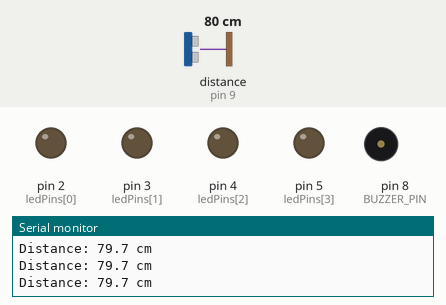
Bench run of a sketch on a simulated Arduino Uno, built with avr-gcc and run on an emulated ATmega328P. Shown: output pins drawn as LEDs (lit = HIGH), buzzer (waves = sounding), the last lines printed to the serial monitor. Wiring (inferred from the names in the program): ultrasonic range finder: trigger pin 7; echo pin 9. Inputs (shaded band) come from the test bench; at power-on: distance to the obstacle (sensor on pin 9) 80 cm. The echo pulse lasts 58.3 µs per cm; pins used as bus, display or sensor lines are not drawn.

Above: at 1.2 s.
1.3 s: distance to the obstacle (sensor on pin 9) set to 44 cm
4.3 s: distance to the obstacle (sensor on pin 9) set to 36 cm
At 4.6 s:
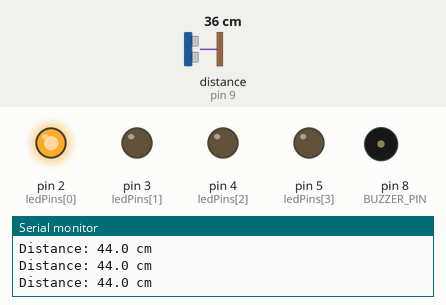
7.3 s: distance to the obstacle (sensor on pin 9) set to 33 cm
10.3 s: distance to the obstacle (sensor on pin 9) set to 27 cm
At 10.54 s:
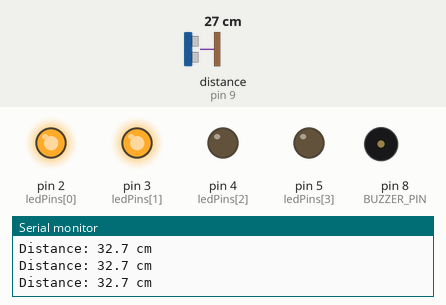
13.3 s: distance to the obstacle (sensor on pin 9) set to 22 cm
16.3 s: distance to the obstacle (sensor on pin 9) set to 19 cm
At 16.62 s:
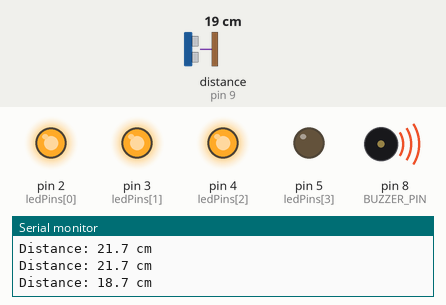
Timing chart, 0 to 20.3 s (numbered marks = the images above; inputs shaded):
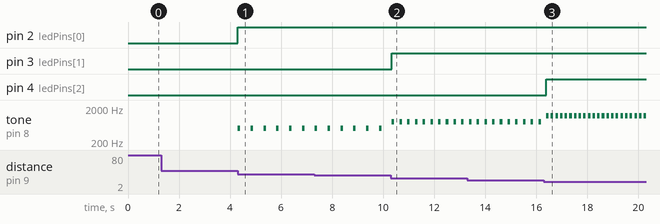

The sketch:

automatic_parking_lot.ino
```cpp
/*
  Smart Parking Assistant / Proximity Alarm
  Uses HC-SR04, 4 LEDs (Bar Graph), and a Passive Piezo Buzzer
*/

const int TRIG_PIN = 7;
const int ECHO_PIN = 9;

// 4-LED Bar Graph Pins (Green, Yellow, Orange, Red)
const int ledPins[] = {2, 3, 4, 5};
const int BUZZER_PIN = 8;

void setup() {
  Serial.begin(9600);

  pinMode(TRIG_PIN, OUTPUT);
  pinMode(ECHO_PIN, INPUT);
  pinMode(BUZZER_PIN, OUTPUT);

  for (int i = 0; i < 4; i++) {
    pinMode(ledPins[i], OUTPUT);
  }

  digitalWrite(TRIG_PIN, LOW);
}

void loop() {
  // 1. Trigger the Ultrasonic Pulse
  digitalWrite(TRIG_PIN, LOW);
  delayMicroseconds(2);
  digitalWrite(TRIG_PIN, HIGH);
  delayMicroseconds(10);
  digitalWrite(TRIG_PIN, LOW);

  // 2. Measure Echo Pulse duration
  long duration = pulseIn(ECHO_PIN, HIGH, 30000);
  float distanceCm = (duration * 0.0343) / 2.0;

  // 3. Proximity Logic & Feedback
  if (duration == 0 || distanceCm > 40.0) {
    // --- Safe / Out of Range (> 40 cm) ---
    clearLEDs();
    noTone(BUZZER_PIN);
  }
  else if (distanceCm > 30.0) {
    // --- Level 1: Far (30-40 cm) ---
    setLEDs(1);             // 1 LED ON
    tone(BUZZER_PIN, 500);  // Low beep
    delay(100);
    noTone(BUZZER_PIN);
    delay(400);             // Slow beep rate
  }
  else if (distanceCm > 20.0) {
    // --- Level 2: Medium (20-30 cm) ---
    setLEDs(2);             // 2 LEDs ON
    tone(BUZZER_PIN, 800);
    delay(100);
    noTone(BUZZER_PIN);
    delay(200);             // Medium beep rate
  }
  else if (distanceCm > 10.0) {
    // --- Level 3: Close (10-20 cm) ---
    setLEDs(3);             // 3 LEDs ON
    tone(BUZZER_PIN, 1200);
    delay(100);
    noTone(BUZZER_PIN);
    delay(80);              // Fast beep rate
  }
  else {
    // --- Level 4: DANGER (< 10 cm) ---
    setLEDs(4);             // All 4 LEDs ON
    tone(BUZZER_PIN, 1800); // High pitch continuous tone
    delay(100);
  }

  // Serial Monitor Output
  Serial.print("Distance: ");
  Serial.print(distanceCm, 1);
  Serial.println(" cm");
}

// Helper function to light up LEDs up to a given count
void setLEDs(int count) {
  for (int i = 0; i < 4; i++) {
    digitalWrite(ledPins[i], i < count ? HIGH : LOW);
  }
}

// Helper function to turn off all LEDs
void clearLEDs() {
  for (int i = 0; i < 4; i++) {
    digitalWrite(ledPins[i], LOW);
  }
}
```

Measured:
- the behaviour switches between 41 and 40 cm on distance to the obstacle (sensor on pin 9) (found by bisection; images 0 and 1)
- the behaviour switches between 31 and 30 cm on distance to the obstacle (sensor on pin 9) (found by bisection; images 1 and 2)
- the behaviour switches between 21 and 20 cm on distance to the obstacle (sensor on pin 9) (found by bisection; images 2 and 3)
- after the input at 4.3 s, pin 2 (ledPins[0]): LOW → HIGH at once; tone on pin 8 (BUZZER_PIN): alternates 500 Hz for 0.10 s and silent for 0.40 s, starting at once
- after the input at 10.3 s, pin 3 (ledPins[1]): LOW → HIGH at once; tone on pin 8 (BUZZER_PIN): alternates 800 Hz for 0.10 s and silent for 0.20 s, starting at once
- after the input at 16.3 s, pin 4 (ledPins[2]): LOW → HIGH after 0.09 s; tone on pin 8 (BUZZER_PIN): alternates 1200 Hz for 0.10 s and silent for 0.08 s, starting after 0.09 s
